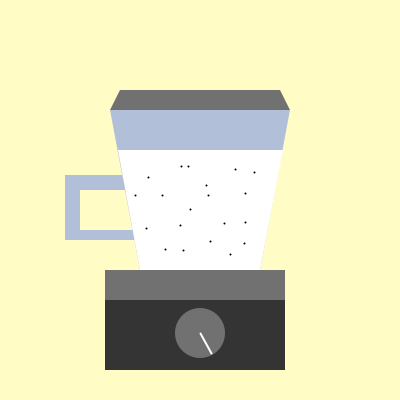
Frame 1 (no input)
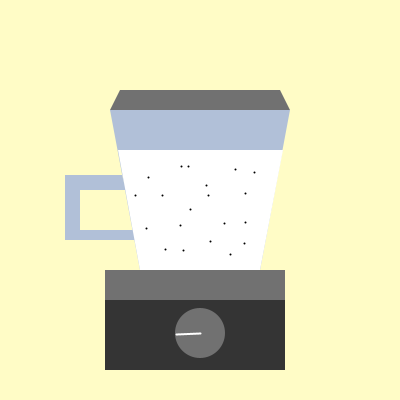
Frame 60 (the mouse pressed at the canvas centre just before this capture)
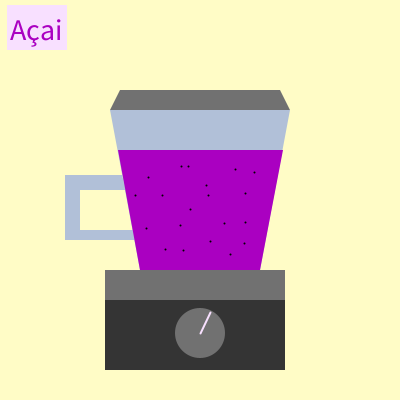
Frame 120 (the mouse held since frame 60 and released just before this capture)

The Processing sketch that drew these frames (run headless with seeded random() and noise(); from frame 60 on, the mouse is pressed at the canvas centre):

// Processing sketch: Lourenco_Julia_Semester_1_Project
// ── Lourenco_Julia_Semester_1_Project.pde
/* Julia Lourenco
 6/29/ 22
 Semester 1 Final Project
 Description: In this project, all you have to do is click your mouse, and you will get
 a delicious smoothie flavor, chosen randomly from the menu. The possible flavors are:
 Mango Papaya, Strawberry Banana, Mixed Berry, Açai, Super Green, and Blue Spirulina. If I had more time, I would also randomize the location of the seeds and make blades
 on the blender which would rotate. */


float rotation_variable = 90;
//spins button
color smoothie_color = (255);
// determines color based on flavor
int smoothie_flavor;
//determines flavor (0, 5)
String smoothie_text = "";
// names the smoothie flavor
float rectangle_width = 130;
color rectangle_color = (#FFFCC6);
// determine the size and color of the rectangle below the title of the smoothie flavor
color stroke_color = (255);
// matches with the color of the recangle on the title, and changes the color of the switch on the button of the blender. 

void setup() {
  size(400, 400);
}

void draw() {
  background(#FFFCC6);
  // pastel yellow


  noStroke();
  fill(rectangle_color);
  rect(width/2 - 193, 5, rectangle_width, 45);
  //rectangle text box


  strokeWeight(2);
  fill(#B1C0D8);
  beginShape();
  vertex(122, 175);
  vertex(65, 175);
  vertex(65, 240);
  vertex(135, 240);
  vertex(135, 230);
  vertex(80, 230);
  vertex(80, 190);
  vertex(126, 190);
  endShape(CLOSE);
  //blender handle


  beginShape();
  vertex(290, 110);
  vertex(110, 110);
  vertex(140, 270);
  vertex(260, 270);
  endShape(CLOSE);
  //blender bowl


  fill(smoothie_color);
  beginShape();
  vertex(260, 270);
  vertex(283, 150);
  vertex(118, 150);
  vertex(140, 270);
  endShape(CLOSE);
  // smoothie


  stroke(0);
  point(148, 177);
  point(181, 166);
  point(206, 185);
  point(235, 169);
  point(245, 193);
  point(245, 222);
  point(244, 243);
  point(230, 254);
  point(224, 223);
  point(208, 195);
  point(162, 195);
  point(135, 195);
  point(146, 228);
  point(180, 225);
  point(165, 249);
  point(183, 250);
  point(188, 166);
  point(210, 241);
  point(190, 209);
  point(254, 172);
  noStroke();
  //seeds


  textSize(30);
  text(smoothie_text, width/2 - 190, 40);
  // text


  fill(#343434);
  rect(105, 270, 180, 100);
  fill(#717171);
  rect(105, 270, 180, 30);
  //blender base


  circle(200, 333, 50);
  // blender button

 
  push();
  stroke(8);
  stroke(stroke_color);
  translate(200, 333);
  rotate(radians(rotation_variable));
  rotation_variable = rotation_variable + 2;
  line(20, -12, 0, 0);
  pop();
  // blender switch


  beginShape();
  vertex(110, 110);
  vertex(120, 90);
  vertex(280, 90);
  vertex(290, 110);
  endShape(CLOSE);
  // blender lid
}

void mousePressed() {
  println(mouseX, mouseY);
  strokeWeight(15);
  point(mouseX, mouseY);


  smoothie_flavor = int(random(0, 6));
  if (smoothie_flavor == 0) {
    smoothie_color = (#FFD595);
    rectangle_color = (#FFB355);
    rectangle_width = 200;
    smoothie_text = "Mango Papaya";
    stroke_color = #FFB355;
    // mango papaya
  } else if (smoothie_flavor == 1) {
    smoothie_color = (#FFADCB);
    rectangle_color = (#FF3B9A);
    rectangle_width = 250;
    stroke_color = #FF3B9A;
    smoothie_text = "Strawberry Banana";
    // strawberry banana
  } else if (smoothie_flavor == 2) {
    smoothie_color = (#E9ADFF);
    rectangle_color = (#B849DB);
    rectangle_width = 170;
    stroke_color = (#B849DB);
    smoothie_text = "Mixed Berry";
    // mixed berry
  } else if (smoothie_flavor == 3) {
    smoothie_color = (#AA00C1);
    rectangle_color = (#F8E0FF);
    rectangle_width = 60;
    stroke_color = (#F8E0FF);
    smoothie_text = "Açai";
    // açai
  } else if (smoothie_flavor == 4) {
    smoothie_color = (#64E088);
    rectangle_color = (#9FF77D);
    rectangle_width = 170;
    stroke_color = (#9FF77D);
    smoothie_text = "Super Green";
    // super green
  } else if (smoothie_flavor == 5) {
    smoothie_color = (#9AE1FA);
    rectangle_color = (#3FACE5);
    rectangle_width = 190;
    stroke_color = (#3FACE5);
    smoothie_text = "Blue Spirulina";
    // blue spirulina
  }
}


/* Peer feedback: Wendi suggested that I add a few seeds to the smoothie to make it seem more intriguing. 
Maya recommended that I make the switch on the button of the blender change color along with the smoothies, to make it even more interesting. 
I followed both of these recommendations for my project.  */
